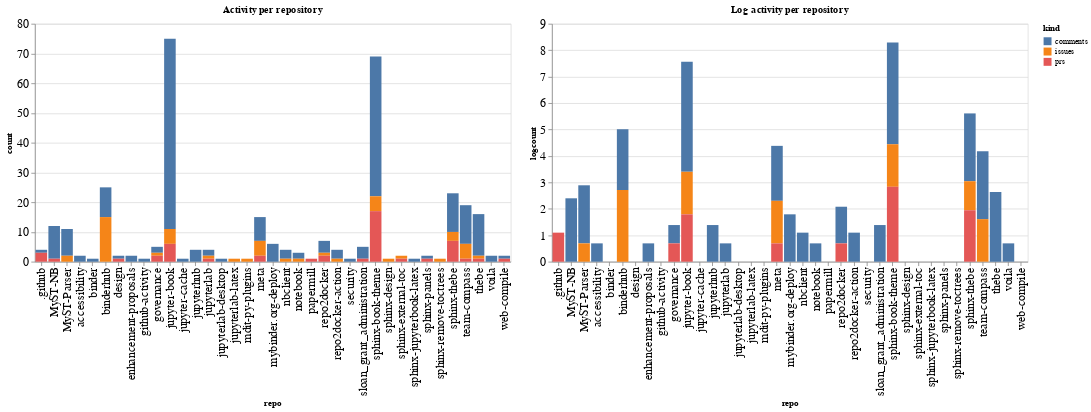

The notebook cell this image was saved under:
### Code cell
ch1 = alt.Chart(repo_summaries, width=600, title="Activity per repository").mark_bar().encode(
    x='repo',
    y='count',
    color='kind',
    tooltip="kind"
)

ch2 = alt.Chart(repo_summaries, width=600, title="Log activity per repository").mark_bar().encode(
    x='repo',
    y='logcount',
    color='kind',
    tooltip="kind"
)

ch1 | ch2

### Figure 1 — Vega-Lite specification as saved in the notebook (floating-point values rounded to 4 significant figures)
{"config": {"axisLeft": {"labelFontSize": 15}, "axisBottom": {"labelFontSize": 15}}, "hconcat": [{"mark": "bar", "encoding": {"color": {"type": "nominal", "field": "kind"}, "tooltip": {"type": "nominal", "field": "kind"}, "x": {"type": "nominal", "field": "repo"}, "y": {"type": "quantitative", "field": "count"}}, "title": "Activity per repository", "width": 600}, {"mark": "bar", "encoding": {"color": {"type": "nominal", "field": "kind"}, "tooltip": {"type": "nominal", "field": "kind"}, "x": {"type": "nominal", "field": "repo"}, "y": {"type": "quantitative", "field": "logcount"}}, "title": "Log activity per repository", "width": 600}], "data": {"name": "data-4b75834e241559b71c5353eeba429d1b"}, "$schema": "https://vega.github.io/schema/vega-lite/v4.8.1.json", "datasets": {"data-4b75834e241559b71c5353eeba429d1b": [{"repo": ".github", "kind": "comments", "count": 1, "logcount": 0.0}, {"repo": ".github", "kind": "prs", "count": 3, "logcount": 1.099}, {"repo": "MyST-NB", "kind": "comments", "count": 11, "logcount": 2.398}, {"repo": "MyST-NB", "kind": "prs", "count": 1, "logcount": 0.0}, {"repo": "MyST-Parser", "kind": "comments", "count": 9, "logcount": 2.197}, {"repo": "MyST-Parser", "kind": "issues", "count": 2, "logcount": 0.6931}, {"repo": "accessibility", "kind": "comments", "count": 2, "logcount": 0.6931}, {"repo": "binder", "kind": "comments", "count": 1, "logcount": 0.0}, {"repo": "binderhub", "kind": "comments", "count": 10, "logcount": 2.303}, {"repo": "binderhub", "kind": "issues", "count": 15, "logcount": 2.708}, {"repo": "design", "kind": "comments", "count": 1, "logcount": 0.0}, {"repo": "design", "kind": "prs", "count": 1, "logcount": 0.0}, {"repo": "enhancement-proposals", "kind": "comments", "count": 2, "logcount": 0.6931}, {"repo": "github-activity", "kind": "comments", "count": 1, "logcount": 0.0}, {"repo": "governance", "kind": "comments", "count": 2, "logcount": 0.6931}, {"repo": "governance", "kind": "issues", "count": 1, "logcount": 0.0}, {"repo": "governance", "kind": "prs", "count": 2, "logcount": 0.6931}, {"repo": "jupyter-book", "kind": "comments", "count": 64, "logcount": 4.159}, {"repo": "jupyter-book", "kind": "issues", "count": 5, "logcount": 1.609}, {"repo": "jupyter-book", "kind": "prs", "count": 6, "logcount": 1.792}, {"repo": "jupyter-cache", "kind": "comments", "count": 1, "logcount": 0.0}, {"repo": "jupyterhub", "kind": "comments", "count": 4, "logcount": 1.386}, {"repo": "jupyterlab", "kind": "comments", "count": 2, "logcount": 0.6931}, {"repo": "jupyterlab", "kind": "issues", "count": 1, "logcount": 0.0}, {"repo": "jupyterlab", "kind": "prs", "count": 1, "logcount": 0.0}, {"repo": "jupyterlab-desktop", "kind": "comments", "count": 1, "logcount": 0.0}, {"repo": "jupyterlab-latex", "kind": "issues", "count": 1, "logcount": 0.0}, {"repo": "mdit-py-plugins", "kind": "issues", "count": 1, "logcount": 0.0}, {"repo": "meta", "kind": "comments", "count": 8, "logcount": 2.079}, {"repo": "meta", "kind": "issues", "count": 5, "logcount": 1.609}, {"repo": "meta", "kind": "prs", "count": 2, "logcount": 0.6931}, {"repo": "mybinder.org-deploy", "kind": "comments", "count": 6, "logcount": 1.792}, {"repo": "nbclient", "kind": "comments", "count": 3, "logcount": 1.099}, {"repo": "nbclient", "kind": "issues", "count": 1, "logcount": 0.0}, {"repo": "notebook", "kind": "comments", "count": 2, "logcount": 0.6931}, {"repo": "notebook", "kind": "issues", "count": 1, "logcount": 0.0}, {"repo": "papermill", "kind": "prs", "count": 1, "logcount": 0.0}, {"repo": "repo2docker", "kind": "comments", "count": 4, "logcount": 1.386}, {"repo": "repo2docker", "kind": "issues", "count": 1, "logcount": 0.0}, {"repo": "repo2docker", "kind": "prs", "count": 2, "logcount": 0.6931}, {"repo": "repo2docker-action", "kind": "comments", "count": 3, "logcount": 1.099}, {"repo": "repo2docker-action", "kind": "issues", "count": 1, "logcount": 0.0}, {"repo": "security", "kind": "comments", "count": 1, "logcount": 0.0}, {"repo": "sloan_grant_administration", "kind": "comments", "count": 4, "logcount": 1.386}, {"repo": "sloan_grant_administration", "kind": "prs", "count": 1, "logcount": 0.0}, {"repo": "sphinx-book-theme", "kind": "comments", "count": 47, "logcount": 3.85}, {"repo": "sphinx-book-theme", "kind": "issues", "count": 5, "logcount": 1.609}, {"repo": "sphinx-book-theme", "kind": "prs", "count": 17, "logcount": 2.833}, {"repo": "sphinx-design", "kind": "issues", "count": 1, "logcount": 0.0}, {"repo": "sphinx-external-toc", "kind": "issues", "count": 1, "logcount": 0.0}, {"repo": "sphinx-external-toc", "kind": "prs", "count": 1, "logcount": 0.0}, {"repo": "sphinx-jupyterbook-latex", "kind": "comments", "count": 1, "logcount": 0.0}, {"repo": "sphinx-panels", "kind": "comments", "count": 1, "logcount": 0.0}, {"repo": "sphinx-panels", "kind": "prs", "count": 1, "logcount": 0.0}, {"repo": "sphinx-remove-toctrees", "kind": "issues", "count": 1, "logcount": 0.0}, {"repo": "sphinx-thebe", "kind": "comments", "count": 13, "logcount": 2.565}, {"repo": "sphinx-thebe", "kind": "issues", "count": 3, "logcount": 1.099}, {"repo": "sphinx-thebe", "kind": "prs", "count": 7, "logcount": 1.946}, {"repo": "team-compass", "kind": "comments", "count": 13, "logcount": 2.565}, {"repo": "team-compass", "kind": "issues", "count": 5, "logcount": 1.609}, {"repo": "team-compass", "kind": "prs", "count": 1, "logcount": 0.0}, {"repo": "thebe", "kind": "comments", "count": 14, "logcount": 2.639}, {"repo": "thebe", "kind": "issues", "count": 1, "logcount": 0.0}, {"repo": "thebe", "kind": "prs", "count": 1, "logcount": 0.0}, {"repo": "voila", "kind": "comments", "count": 2, "logcount": 0.6931}, {"repo": "web-compile", "kind": "comments", "count": 1, "logcount": 0.0}, {"repo": "web-compile", "kind": "prs", "count": 1, "logcount": 0.0}]}}
